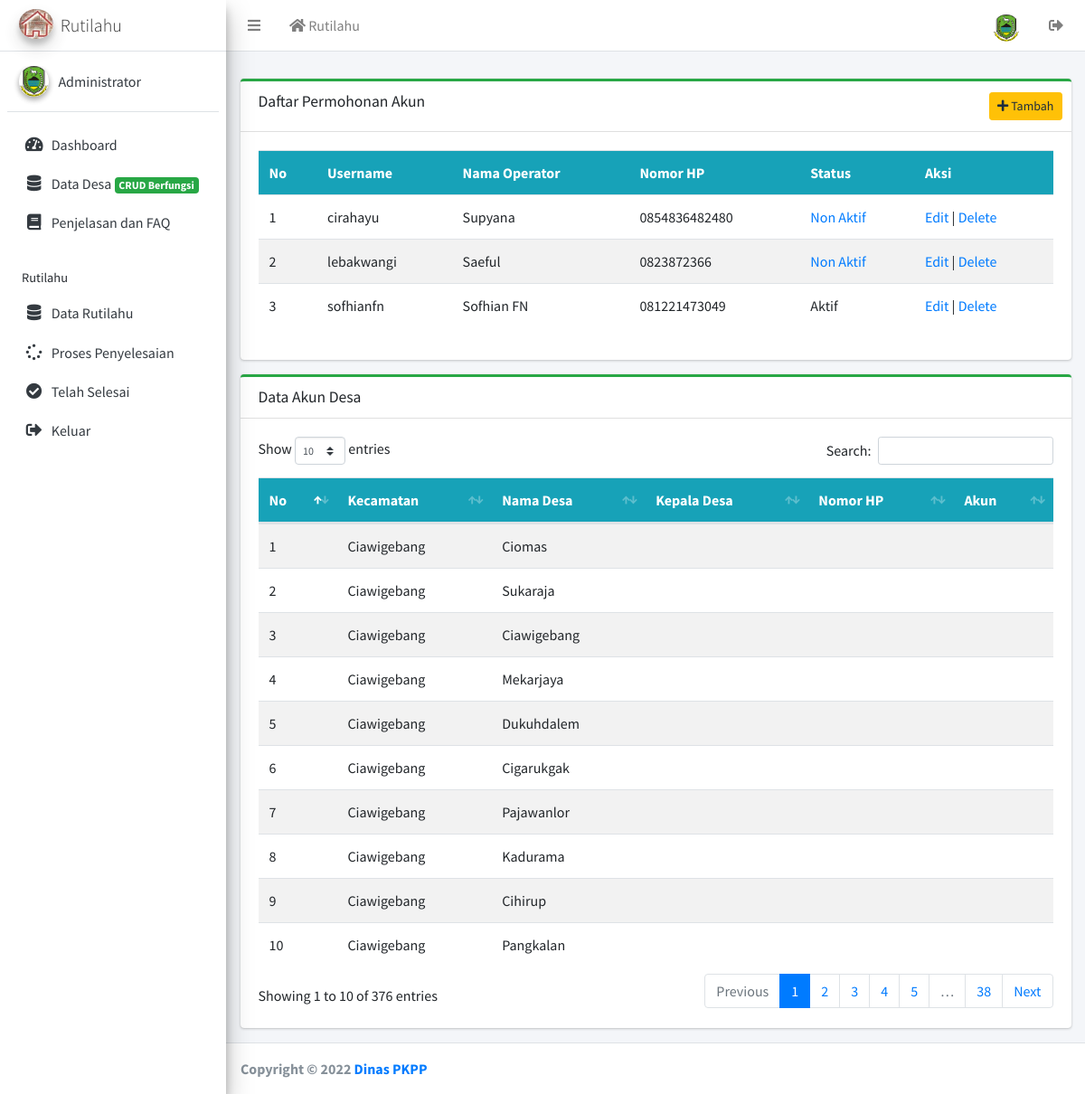
The page /admin.php?page=desa (signed in) on the database its author committed.
### tables this page shows
CREATE TABLE `akun` (
  `username` varchar(100) NOT NULL,
  `password` varchar(100) NOT NULL,
  `id_desa` varchar(3) NOT NULL,
  `nama` varchar(50) NOT NULL,
  `hp` varchar(20) NOT NULL,
  `level` enum('dinas','desa') NOT NULL,
  `status` enum('Y','N') NOT NULL
);

CREATE TABLE `desa` (
  `id` int(3) DEFAULT NULL,
  `id_kec` int(2) DEFAULT NULL,
  `desa` varchar(17) DEFAULT NULL,
  `jenis` int(1) DEFAULT NULL,
  `proses` varchar(1) NOT NULL
);

CREATE TABLE `kec` (
  `id` int(2) DEFAULT NULL,
  `kode` varchar(8) DEFAULT NULL,
  `kecamatan` varchar(13) DEFAULT NULL
);

### module/content/admin/desa.php (the view, shortened to what this page needs)
<?php
  switch(@$_GET[aksi]) {
    default:
?>
        <div class="row">
          <div class="col-lg-12">
            <div class="card card-success card-outline">
              <div class="card-header with-border">
                <h5 class="card-title">Daftar Permohonan Akun</h5>
                <div class="card-tools">
                    <a href="admin.php?page=desa&aksi=insert" class="btn btn-sm btn-warning"><i class="fa fa-plus"></i> Tambah</a>
                </div>
			  </div>
              <div class="card-body">
                <div class="table-responsive">
                    <table class="table table-striped">
                    	<tr class="bg-info">
                    		<th>No</th>
                    		<th>Username</th>
                    		<th>Nama Operator</th>
                    		<th>Nomor HP</th>
                    		<th>Status</th>
                    		<th>Aksi</th>
                    	</tr>
                    <?php
                    	$no = 1;
                    	$query = mysqli_query($con,"SELECT * FROM akun WHERE level='desa'");
                    	while($data=mysqli_fetch_array($query)) {
                    		if($data['status']=='Y') {
                    			$status = 'Aktif';
                    		}
                    		else {
                    			$status = '<a href="update.php?page=aktivasi&id='.$data[username].'">Non Aktif</a>';
                    		}
                    	echo "
                    		<tr>
                    			<td>$no</td>
                    			<td>$data[username]</td>
                    			<td>$data[nama]</td>
                    			<td>$data[hp]</td>
                    			<td>$status</td>
                    			<td>
                    			<a href='admin.php?page=desa&aksi=edit&id=$data[username]'>Edit</a>
                    			|
                    			<a href='delete.php?page=akun&id=$data[username]'>Delete</a>
                    			</td>
                    		</tr>
                    	";
                    	$no++;
                    	}
                    ?>
                    </table>
                </div>
              </div>
            </div>
          </div>
          <div class="col-lg-12">
            <div class="card card-success card-outline">
              <div class="card-header with-border">
                <h5 class="card-title">Data Akun Desa</h5>
			  </div>
              <div class="card-body">
                <div class="table-responsive">
                    <table id="example1" class="table table-striped">
                        <thead>
                    	<tr class="bg-info">
                    		<th>No</th>
                    		<th>Kecamatan</th>
                    		<th>Nama Desa</th>
                    		<th>Kepala Desa</th>
                    		<th>Nomor HP</th>
                    		<th>Akun</th>
                    	</tr>
                        </thead>
                        <tbody>
                    <?php
                    	$nomor = 1;
                    	$qdesa = mysqli_query($con,"SELECT * FROM kec,desa WHERE kec.id=desa.id_kec ORDER BY kec.kecamatan");
                    	while($desa=mysqli_fetch_array($qdesa)) {
                    	    $akun = mysqli_fetch_array(mysqli_query($con,"SELECT * FROM akun WHERE id_desa='$desa[id]' "));
                    	    if($akun[username]!='') {
                    	        $adaakun = "<span class='badge badge-success'>Sudah</span>";
                    	    }
                    	    else {
                    	        $adaakun = '';
                    	    }
                        	echo "
                        		<tr>
                        			<td>$nomor</td>
                        			<td>$desa[kecamatan]</td>
                        			<td>$desa[desa]</td>
                        			<td>$akun[nama]</td>
                        			<td>$akun[hp]</td>
                        			<td>$adaakun</td>
                        		</tr>
                        	";
                    	$nomor++;
                    	}
                    ?>
                        </tbody>
                    </table>
                </div>
              </div>
            </div>
          </div>
        </div>
<?php
    break;
?>
<?php
}
?>

### admin.php (shortened to what this page needs)
<?php
	include "config/db.php";
?>
<!DOCTYPE html>
<html lang="en">
<head>
  <link rel="stylesheet" href="plugins/fontawesome-free/css/all.min.css">
  <link rel="stylesheet" href="dist/css/adminlte.min.css">
  <link rel="stylesheet" href="plugins/datatables-bs4/css/dataTables.bootstrap4.min.css">
  <link rel="stylesheet" href="plugins/datatables-responsive/css/responsive.bootstrap4.min.css">
  <link rel="stylesheet" href="plugins/select2/css/select2.min.css">
  <link rel="stylesheet" href="plugins/select2-bootstrap4-theme/select2-bootstrap4.min.css">
</head>
<body class="hold-transition sidebar-mini">
<div class="wrapper">
  <nav class="main-header navbar navbar-expand navbar-white navbar-light">
    <ul class="navbar-nav">
      <li class="nav-item">
        <a class="nav-link" data-widget="pushmenu" href="#" role="button"><i class="fas fa-bars"></i></a>
      </li>
      <li class="nav-item">
        <a href="admin.php?page=identitas" class="nav-link"><i class="nav-icon fas fa-home"></i> Rutilahu</a>
      </li>
    </ul>
   <ul class="navbar-nav ml-auto">
      <li class="nav-item">
        <a href="admin.php?page=identitas&aksi=edit" class="nav-link"><img src="dist/img/logo.png" class="img-circle mt-0" width="30px" alt="DP"></a>
      </li>
      <li class="nav-item">
		<a href="logout.php" class="nav-link"><i class="nav-icon fas fa-sign-out-alt"></i></a>
      </li>
  </nav>
  <aside class="main-sidebar sidebar-light-primary elevation-4">
    <a href="admin.php" class="brand-link">
      <img src="dist/img/AdminLTELogo.png" alt="AdminLTE Logo" class="brand-image img-circle elevation-3"
           style="opacity: .8">
      <span class="brand-text font-weight-light">Rutilahu</span>
    </a>
    <div class="sidebar">
      <div class="user-panel mt-3 pb-3 mb-3 d-flex">
        <div class="image">
          <img src="dist/img/logo.png" class="img-circle elevation-2" alt="User Image">
        </div>
        <div class="info">
          <a href="#" class="d-block">Administrator</a>
        </div>
      </div>
      <nav class="mt-2">
        <ul class="nav nav-pills nav-sidebar flex-column" data-widget="treeview" role="menu" data-accordion="false">
          <li class="nav-item">
            <a href="admin.php?page=identitas" class="nav-link">
              <i class="nav-icon fas fa-tachometer-alt"></i>
              <p>Dashboard</p>
            </a>
          </li>
          <li class="nav-item">
            <a href="admin.php?page=desa" class="nav-link">
              <i class="nav-icon fas fa-database"></i>
              <p>Data Desa <span class='badge badge-right badge-success'>CRUD Berfungsi</span></p>
            </a>
          </li>
          <li class="nav-item">
            <a href="admin.php?page=pelajari" class="nav-link">
              <i class="nav-icon fas fa-book"></i>
              <p>Penjelasan dan FAQ</p>
            </a>
          </li>
          <li class="nav-header">Rutilahu</li>
          <li class="nav-item">
            <a href="admin.php?page=data&aksi=rekap" class="nav-link">
              <i class="nav-icon fas fa-database"></i>
              <p>Data Rutilahu</p>
            </a>
          </li>
          <li class="nav-item">
            <a href="admin.php?page=proses&aksi=rekap" class="nav-link">
              <i class="nav-icon fas fa-spinner"></i>
              <p>Proses Penyelesaian</p>
            </a>
          </li>
          <li class="nav-item">
            <a href="admin.php?page=capaian&aksi=rekap" class="nav-link">
              <i class="nav-icon fas fa-check-circle"></i>
              <p>Telah Selesai</p>
            </a>
          </li>
          <li class="nav-item">
            <a href="logout.php" class="nav-link">
              <i class="nav-icon fa fa-sign-out-alt"></i>
              <p>Keluar</p>
            </a>
          </li>
        </ul>
      </nav>
    </div>
  </aside>
  <div class="content-wrapper">
    <div class="content-header">
    </div>
    <div class="content">
      <div class="container-fluid">
	  <?php
		switch(@$_GET[page]) {
			case 'desa':
				include "module/content/admin/desa.php";
			break;
		}
	  ?>
      </div>
    </div>
  </div>
  <footer class="main-footer">
    <strong>Copyright &copy; 2022 <a href="#">Dinas PKPP</a></strong>
  </footer>
</div>
</body>
</html>

### rows shown on the page
akun: username "cirahayu", nama "Supyana", hp "0854836482480"
akun: username "lebakwangi", nama "Saeful", hp "0823872366"
akun: username "sofhianfn", nama "Sofhian FN", hp "081221473049", status "Aktif"
desa: id_kec.kecamatan "Ciawigebang", desa "Ciomas"
desa: id_kec.kecamatan "Ciawigebang", desa "Sukaraja"
desa: id_kec.kecamatan "Ciawigebang", desa "Ciawigebang"
desa: id_kec.kecamatan "Ciawigebang", desa "Mekarjaya"
desa: id_kec.kecamatan "Ciawigebang", desa "Dukuhdalem"
desa: id_kec.kecamatan "Ciawigebang", desa "Cigarukgak"
desa: id_kec.kecamatan "Ciawigebang", desa "Pajawanlor"
desa: id_kec.kecamatan "Ciawigebang", desa "Kadurama"
desa: id_kec.kecamatan "Ciawigebang", desa "Cihirup"
desa: id_kec.kecamatan "Ciawigebang", desa "Pangkalan"
